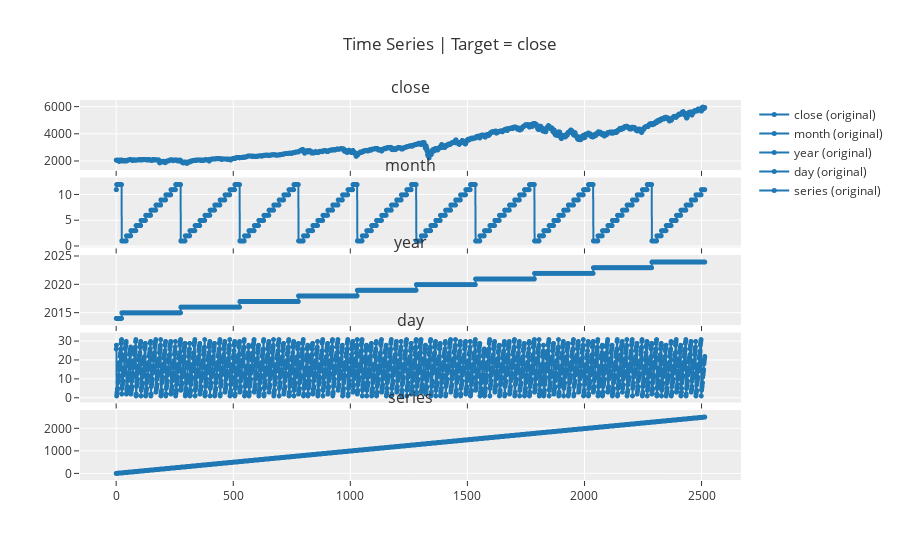

The notebook cell this image was saved under:
### Code cell
plot_model(best[1], plot='ts')

### Figure 1 — Plotly figure (JSON) as saved in the notebook; plotly's stock layout.template omitted (floating-point values rounded to 4 significant figures; data arrays with more than 128 entries replaced by an {"elided": "..."} marker saying what was removed)
{"data": [{"line": {"color": "rgb(31, 119, 180)", "width": 2}, "marker": {"color": "rgb(31, 119, 180)", "size": 5}, "mode": "lines+markers", "name": "close (original)", "type": "scattergl", "x": {"elided": "2515 int values"}, "xaxis": "x", "y": {"elided": "2515 float values"}, "yaxis": "y"}, {"line": {"color": "rgb(31, 119, 180)", "width": 2}, "marker": {"color": "rgb(31, 119, 180)", "size": 5}, "mode": "lines+markers", "name": "month (original)", "type": "scattergl", "x": {"elided": "2515 int values"}, "xaxis": "x2", "y": {"elided": "2515 int values"}, "yaxis": "y2"}, {"line": {"color": "rgb(31, 119, 180)", "width": 2}, "marker": {"color": "rgb(31, 119, 180)", "size": 5}, "mode": "lines+markers", "name": "year (original)", "type": "scattergl", "x": {"elided": "2515 int values"}, "xaxis": "x3", "y": {"elided": "2515 int values"}, "yaxis": "y3"}, {"line": {"color": "rgb(31, 119, 180)", "width": 2}, "marker": {"color": "rgb(31, 119, 180)", "size": 5}, "mode": "lines+markers", "name": "day (original)", "type": "scattergl", "x": {"elided": "2515 int values"}, "xaxis": "x4", "y": {"elided": "2515 int values"}, "yaxis": "y4"}, {"line": {"color": "rgb(31, 119, 180)", "width": 2}, "marker": {"color": "rgb(31, 119, 180)", "size": 5}, "mode": "lines+markers", "name": "series (original)", "type": "scattergl", "x": {"elided": "2515 int values"}, "xaxis": "x5", "y": {"elided": "2515 int values"}, "yaxis": "y5"}], "layout": {"annotations": [{"font": {"size": 16}, "showarrow": false, "text": "close", "x": 0.5, "xanchor": "center", "xref": "paper", "y": 1, "yanchor": "bottom", "yref": "paper"}, {"font": {"size": 16}, "showarrow": false, "text": "month", "x": 0.5, "xanchor": "center", "xref": "paper", "y": 0.796, "yanchor": "bottom", "yref": "paper"}, {"font": {"size": 16}, "showarrow": false, "text": "year", "x": 0.5, "xanchor": "center", "xref": "paper", "y": 0.592, "yanchor": "bottom", "yref": "paper"}, {"font": {"size": 16}, "showarrow": false, "text": "day", "x": 0.5, "xanchor": "center", "xref": "paper", "y": 0.388, "yanchor": "bottom", "yref": "paper"}, {"font": {"size": 16}, "showarrow": false, "text": "series", "x": 0.5, "xanchor": "center", "xref": "paper", "y": 0.184, "yanchor": "bottom", "yref": "paper"}], "showlegend": true, "title": {"text": "Time Series | Target = close"}, "xaxis": {"anchor": "y", "domain": [0, 1], "matches": "x5", "showticklabels": false}, "xaxis2": {"anchor": "y2", "domain": [0, 1], "matches": "x5", "showticklabels": false}, "xaxis3": {"anchor": "y3", "domain": [0, 1], "matches": "x5", "showticklabels": false}, "xaxis4": {"anchor": "y4", "domain": [0, 1], "matches": "x5", "showticklabels": false}, "xaxis5": {"anchor": "y5", "domain": [0, 1]}, "yaxis": {"anchor": "x", "domain": [0.816, 1]}, "yaxis2": {"anchor": "x2", "domain": [0.612, 0.796]}, "yaxis3": {"anchor": "x3", "domain": [0.408, 0.592]}, "yaxis4": {"anchor": "x4", "domain": [0.204, 0.388]}, "yaxis5": {"anchor": "x5", "domain": [0, 0.184]}}}
